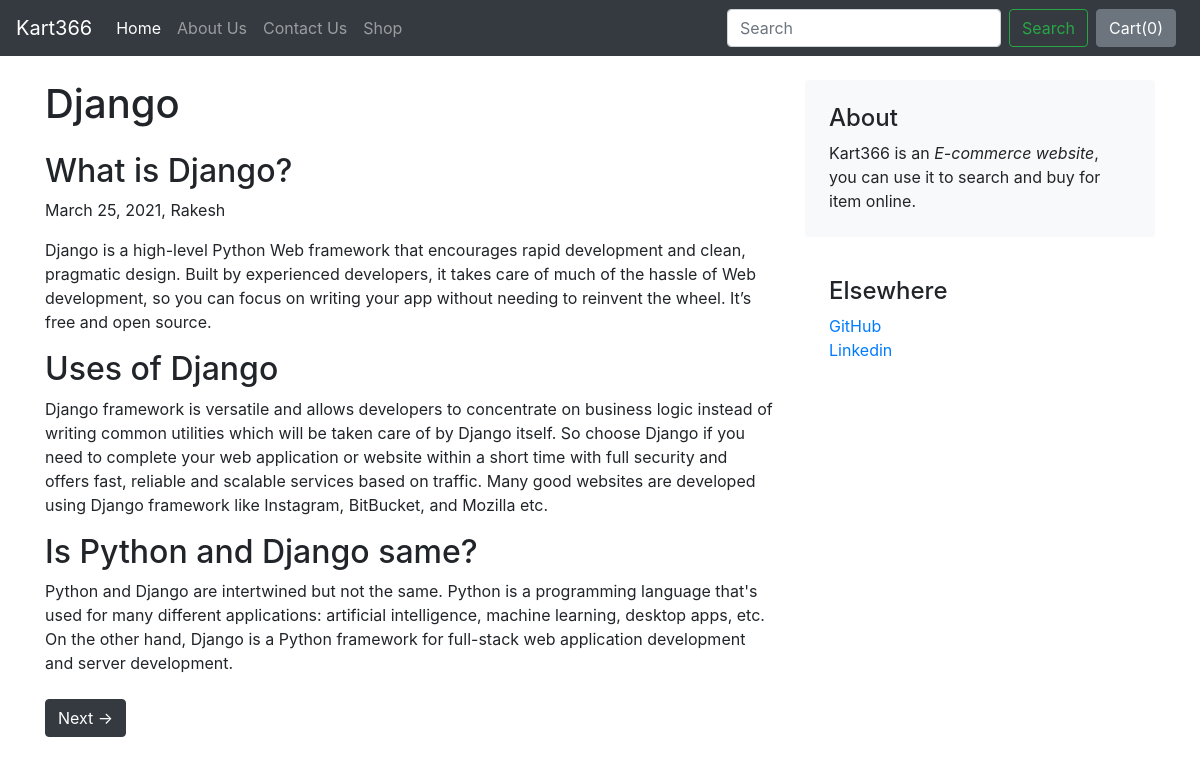
/blog/blogposts/4, run on the app's committed database.
### blog/models.py (models this page shows)
class Blogpost(models.Model):
    post_id = models.AutoField(primary_key=True)
    title = models.CharField(max_length=500, default="")
    head0 = models.CharField(max_length=500, default="")
    chead0 = models.CharField(max_length=5000, default="")
    head1 = models.CharField(max_length=500, default="")
    chead1 = models.CharField(max_length=5000, default="")
    head2 = models.CharField(max_length=500, default="")
    chead2 = models.CharField(max_length=5000, default="")
    pub_date = models.DateField()
    thumbnail = models.ImageField(upload_to='blog/images', default="")
    def __str__(self):
        return self.title

### blog/views.py (the view)
# urls.py: path("blogposts/<int:id>", views.blogposts, name="BlogPosts")
def blogposts(request, id):
    post = Blogpost.objects.filter(post_id=id)[0]
    print(post)
    max_id = Blogpost.objects.values('post_id').order_by('-post_id').first()
    min_id = Blogpost.objects.values('post_id').order_by('post_id').first()
    max_id = max_id['post_id']
    min_id = min_id['post_id']
    return render(request, 'blog/blogposts.html', {'post': post, 'max_id': max_id, "min_id": min_id})

### blog/templates/blog/blogposts.html (shortened to what this page needs)
{% extends 'blog/basic.html' %}
{% block body %}
<div class="container">
  <div class="row mt-4">
    <div class="col-md-8">
      <h1 class="mb-4 fst-italic">
        {{post.title}}
      <article class="blog-post">
        <h2 class="blog-post-title">{{post.head0}}</h2>
        <p class="blog-post-meta">{{post.pub_date}}, <span>Rakesh</span></p>
        <p>{{post.chead0}}</p>
        <h2>{{post.head1}}</h2>
        <p>{{post.chead1}}</p>
        <h2>{{post.head2}}</h2>
        <p>{{post.chead2}}</p>
      </article>
      <div class="my-4 d-flex justify-content-between">
        {% if post.post_id < max_id %}
        <a class="btn btn-dark" href='{{post.post_id|add:1}}'>Next →</a>
        {% endif %}
      </div>
    </div>
    <div class="col-md-4">
      <div class="p-4 mb-3 bg-light rounded">
        <h4 class="fst-italic">About</h4>
        <p class="mb-0">Kart366 is an <em>E-commerce website</em>, you can use it to search and buy for item online.
        </p>
      </div>
      <div class="p-4">
        <h4 class="fst-italic">Elsewhere</h4>
        <ol class="list-unstyled">
          <li><a href="https://github.com/Rakeshgombi" target="_blank">GitHub</a></li>
          <li><a href="https://in.linkedin.com/in/rakesh-gombi-8b8412170" target="_blank">Linkedin</a></li>
        </ol>
      </div>
    </div>
  </div>
</div>
{% endblock %}

### data on the page
Blogpost: title "Django", head0 "What is Django?", pub_date "March 25, 2021", chead0 "Django is a high-level Python Web framework that encourages rapid development and clean, pragmatic design. Built by experienced developers, it takes care of much of the hassle of Web development, so you can focus on writing your app without needing to reinvent the wheel. It’s free and open source.", head1 "Uses of Django", chead1 "Django framework is versatile and allows developers to concentrate on business logic instead of writing common utilities which will be taken care of by Django itself. So choose Django if you need to complete your web application or website within a short time with full security and offers fast, reliable and scalable services based on traffic. Many good websites are developed using Django framework like Instagram, BitBucket, and Mozilla etc.", head2 "Is Python and Django same?", chead2 "Python and Django are intertwined but not the same. Python is a programming language that's used for many different applications: artificial intelligence, machine learning, desktop apps, etc. On the other hand, Django is a Python framework for full-stack web application development and server development."
